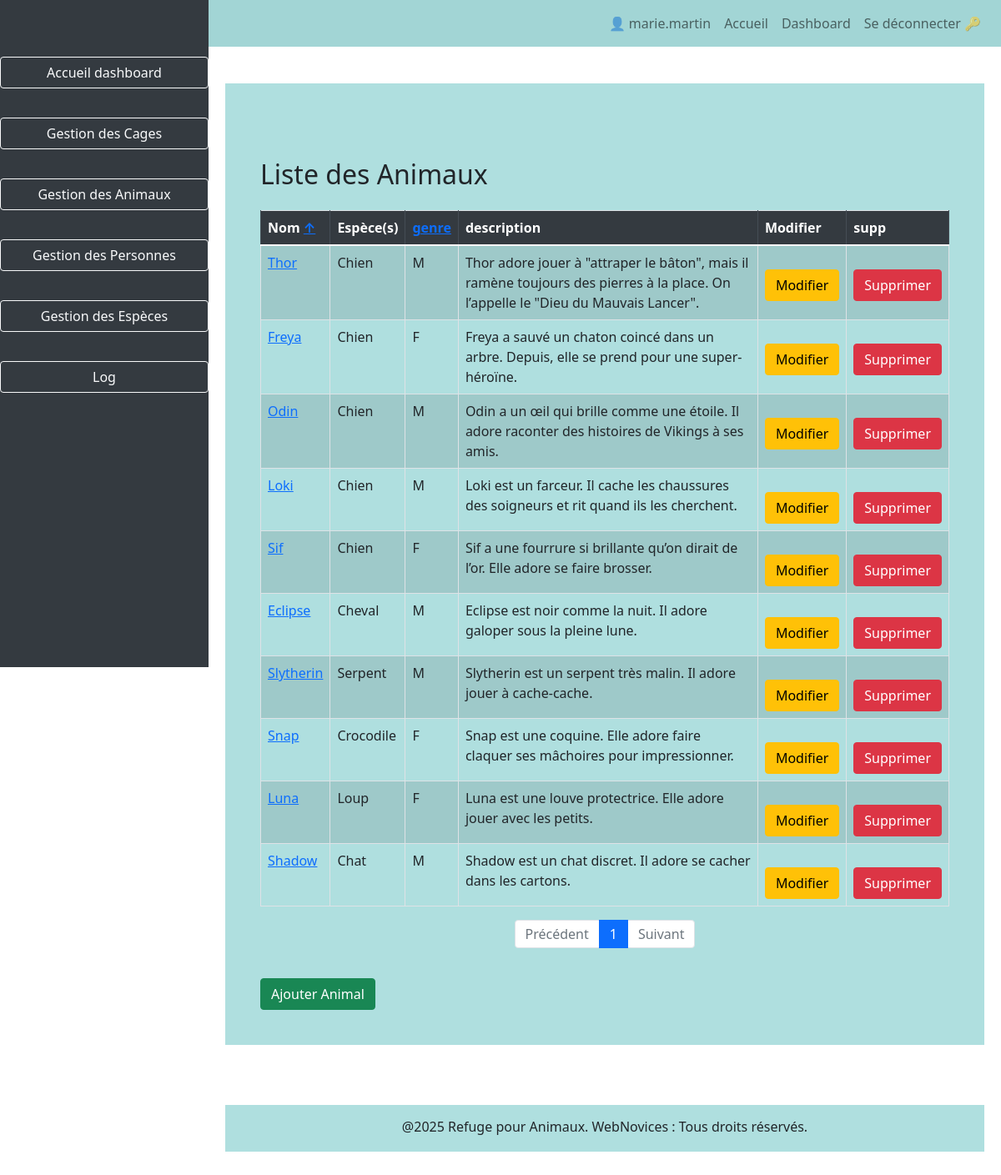
The page /?page=dashboard&table=animaux (signed in) on the database its author committed.
### tables this page shows
CREATE TABLE `s_occuper` (
  `id_animal` int NOT NULL,
  `id_personnel` int NOT NULL,
  PRIMARY KEY (`id_animal`,`id_personnel`),
  KEY `id_personnel` (`id_personnel`),
  CONSTRAINT `s_occuper_ibfk_1` FOREIGN KEY (`id_animal`) REFERENCES `animal` (`id_animal`),
  CONSTRAINT `s_occuper_ibfk_2` FOREIGN KEY (`id_personnel`) REFERENCES `personnel` (`id_personnel`)
);

CREATE TABLE `animal` (
  `id_animal` int NOT NULL AUTO_INCREMENT,
  `nom` varchar(100) DEFAULT NULL,
  `genre` enum('M','F') DEFAULT NULL,
  `numero` varchar(50) DEFAULT NULL,
  `pays` varchar(100) DEFAULT NULL,
  `date_naissance` date DEFAULT NULL,
  `date_arrivee` date DEFAULT NULL,
  `date_deces` date DEFAULT NULL,
  `description` text,
  `image` varchar(250) DEFAULT NULL,
  `id_cage` int DEFAULT NULL,
  `id_responsable` int DEFAULT NULL,
  `isArchived` tinyint(1) DEFAULT '0',
  PRIMARY KEY (`id_animal`),
  KEY `id_cage` (`id_cage`),
  KEY `fk_animal_personnel` (`id_responsable`),
  CONSTRAINT `animal_ibfk_1` FOREIGN KEY (`id_cage`) REFERENCES `cage` (`id_cage`),
  CONSTRAINT `fk_animal_personnel` FOREIGN KEY (`id_responsable`) REFERENCES `personnel` (`id_personnel`)
);

CREATE TABLE `espece` (
  `id_espece` int NOT NULL AUTO_INCREMENT,
  `nom` varchar(100) DEFAULT NULL,
  PRIMARY KEY (`id_espece`)
);

### www/src/model/Animaux.php (called while the page is built, shortened)
<?php
class Animaux
{
    public function getTotalAnimaux()
    {
        $pdo = dbConnect();
        $sql = "SELECT COUNT(*) as total FROM animal WHERE isArchived = 0";
        $requete = $pdo->query($sql);
        return $requete->fetch(PDO::FETCH_ASSOC)['total'];
    }
    public function getAnimauxByPersonnel($id_personnel)
    {
        $pdo = dbConnect();
        $sql = "SELECT *
                FROM animal a
                JOIN s_occuper s ON a.id_animal = s.id_animal
                WHERE s.id_personnel = :id_personnel AND a.isArchived = 0";
        $stmt = $pdo->prepare($sql);
        $stmt->execute(['id_personnel' => $id_personnel]);
        return $stmt->fetchAll(PDO::FETCH_ASSOC);
    }
    public function getSpeciesById($id)
    {
        $pdo = dbConnect();
        try {
            $sql = "SELECT a.id_animal, e.nom
                    FROM animal a
                    JOIN animal_espece ae ON a.id_animal = ae.id_animal
                    JOIN espece e ON ae.id_espece = e.id_espece
                    WHERE a.id_animal = ?";
            $stmt = $pdo->prepare($sql);
            $stmt->execute([$id]);
        } catch (PDOException $e) {
            echo "Erreur lors de la récupération de l'espèce: " . $e->getMessage();
        }
        return $stmt->fetchAll(PDO::FETCH_ASSOC);
    }
}

### www/src/template/tableanimal.php (the view, shortened to what this page needs)
<?php
require_once 'src/model/Animaux.php';
$animalObj = new Animaux;
$limit = 10;
$page = isset($_GET['index']) ? (int)$_GET['index'] : 1;
$page = max($page, 1);
$offset = ($page - 1) * $limit;
$sort = isset($_GET['sort']) ? $_GET['sort'] : 'nom';
$order = isset($_GET['order']) ? $_GET['order'] : 'asc';
$paginatedAnimals = $animalObj->getPaginatedAnimaux($limit, $offset, $sort, $order);
if ($_SESSION['role'] === 'superadmin') {
  $paginatedAnimals = $animalObj->getPaginatedAnimaux($limit, $offset, $sort, $order);
} else {
  $paginatedAnimals = $animalObj->getAnimauxByPersonnel($_SESSION['id_personnel']);
}
$totalAnimals = $animalObj->getTotalAnimaux();
$totalPages = ceil($totalAnimals / $limit);
?>
<div class="container mt-4">
  <h2 class="mb-4">Liste des Animaux</h2>
  <table class="table table-bordered table-striped">
    <thead class="thead-dark">
      <tr>
        <th>
          Nom <a href="/?page=dashboard&table=animaux&sort=nom&order=<?= ($sort == 'nom' && $order == 'asc') ? 'desc' : 'asc' ?>">
            <?= ($sort == 'nom') ? ($order == 'asc' ? '↑' : '↓') : '' ?>
          </a>
        </th>
        <th>
          Espèce(s)
        </th>
        <th>
          <a href="/?page=dashboard&table=animaux&sort=genre&order=<?= ($sort == 'genre' && $order == 'asc') ? 'desc' : 'asc' ?>">
            genre <?= ($sort == 'genre') ? ($order == 'asc' ? '↑' : '↓') : '' ?>
          </a></th>
        <th>description</th>
        <th>Modifier</th>
        <th>supp</th>
      </tr>
    </thead>
    <tbody>
      <?php foreach ($paginatedAnimals as $animal): ?>
        <tr>
          <?php $espece = $animalObj->getSpeciesById($animal['id_animal']); ?>
          <td>
            <a href='/?page=dashboard&table=animaux&id=<?php echo $animal['id_animal']; ?>'>
              <?= htmlspecialchars($animal['nom']) ?>
            </a>
          </td>
          <td>
            <?php foreach ($espece as $especes): ?>
              <?= htmlspecialchars($especes['nom']) ?>
            <?php endforeach; ?>
          </td>
          <td><?= htmlspecialchars($animal['genre']) ?></td>
          <td><?= htmlspecialchars($animal['description']) ?></td>
          <td><a href="/?page=modifier_animal&id=<?= $animal['id_animal'] ?>" class="btn btn-warning">Modifier</a></td>
          <td><a href="/?page=supprimer_animal&id=<?= $animal['id_animal'] ?>" class="btn btn-danger" onclick="return confirm('Voulez-vous vraiment supprimer cet animal ?')">Supprimer</a></td>
        </tr>
      <?php endforeach; ?>
    </tbody>
  </table>
  <nav>
  <ul class="pagination justify-content-center">
    <li class="page-item <?= ($page <= 1) ? 'disabled' : '' ?>">
        <a class="page-link" href="/?page=dashboard&table=animaux&index=<?= max($page - 1, 1) ?>">Précédent</a>
    </li>
    <?php
    if ($_SESSION['role'] === 'superadmin') {
        for ($i = 1; $i <= $totalPages; $i++): ?>
            <li class="page-item <?= ($i == $page) ? 'active' : '' ?>">
                <a class="page-link" href="/?page=dashboard&table=animaux&index=<?= $i ?>"><?= $i ?></a>
            </li>
        <?php endfor;
    } else {
        ?>
        <li class="page-item active">
            <a class="page-link" href="/?page=dashboard&table=animaux&index=1">1</a>
        </li>
    <?php } ?>
    <li class="page-item <?= ($page >= $totalPages || $_SESSION['role'] !== 'superadmin') ? 'disabled' : '' ?>">
        <a class="page-link" href="/?page=dashboard&table=animaux&index=<?= min($page + 1, $totalPages) ?>">Suivant</a>
    </li>
</ul>
    </head>
    <!DOCTYPE html>
<html lang="fr">
<head>
    <link rel="stylesheet" href="https://maxcdn.bootstrapcdn.com/bootstrap/4.5.2/css/bootstrap.min.css">
</head>
<body>
<button class="btn btn-success" data-toggle="modal" data-target="#addAnimalModal">Ajouter Animal</button>
</body>
</html>

### www/src/style/dashboard.css (style rules this page uses)
.btn { margin-top: 20px; background: green; }
nav { color: white; }

### www/src/template/dashboard.php (style rules this page uses)
.btn { margin-top: 20px; background: green; }
nav { color: white; }

### www/src/template/footer.php (style rules this page uses)
.container { background-color: #AFDFDF; padding: 14px; }

### rows shown on the page
s_occuper: id_animal.nom "Thor", id_animal.genre "M", id_animal.description "Thor adore jouer à \"attraper le bâton\", mais il ramène toujours des pierres à la place. On l’appelle le \"Dieu du Mauvais Lancer\"."
animal: espece.nom "Chien"
s_occuper: id_animal.nom "Freya", id_animal.genre "F", id_animal.description "Freya a sauvé un chaton coincé dans un arbre. Depuis, elle se prend pour une super-héroïne."
animal: espece.nom "Chien"
s_occuper: id_animal.nom "Odin", id_animal.genre "M", id_animal.description "Odin a un œil qui brille comme une étoile. Il adore raconter des histoires de Vikings à ses amis."
animal: espece.nom "Chien"
s_occuper: id_animal.nom "Loki", id_animal.genre "M", id_animal.description "Loki est un farceur. Il cache les chaussures des soigneurs et rit quand ils les cherchent."
animal: espece.nom "Chien"
s_occuper: id_animal.nom "Sif", id_animal.genre "F", id_animal.description "Sif a une fourrure si brillante qu’on dirait de l’or. Elle adore se faire brosser."
animal: espece.nom "Chien"
s_occuper: id_animal.nom "Eclipse", id_animal.genre "M", id_animal.description "Eclipse est noir comme la nuit. Il adore galoper sous la pleine lune."
animal: espece.nom "Cheval"
s_occuper: id_animal.nom "Slytherin", id_animal.genre "M", id_animal.description "Slytherin est un serpent très malin. Il adore jouer à cache-cache."
animal: espece.nom "Serpent"
s_occuper: id_animal.nom "Snap", id_animal.genre "F", id_animal.description "Snap est une coquine. Elle adore faire claquer ses mâchoires pour impressionner."
animal: espece.nom "Crocodile"
s_occuper: id_animal.nom "Luna", id_animal.genre "F", id_animal.description "Luna est une louve protectrice. Elle adore jouer avec les petits."
animal: espece.nom "Loup"
s_occuper: id_animal.nom "Shadow", id_animal.genre "M", id_animal.description "Shadow est un chat discret. Il adore se cacher dans les cartons."
animal: espece.nom "Chat"

### other values the page prints
$_SESSION['login'] "marie.martin"
